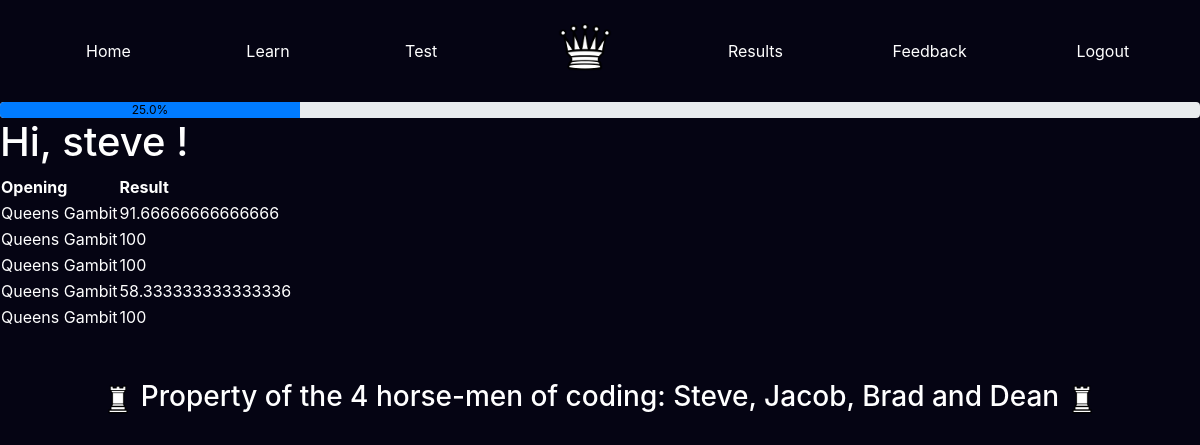
Screenshot of /results/Queens Gambit/ (signed in) with the database file from the repository.
### app/models.py (models this page shows, shortened)
class User(UserMixin, db.Model):
    id = db.Column(db.Integer, primary_key=True)
    username = db.Column(db.String(64), index=True, unique=True)
    email = db.Column(db.String(120), index=True, unique=True)
    password_hash = db.Column(db.String(128))
    posts = db.relationship('Post', backref='author', lazy='dynamic')
    results = db.relationship('Results', backref = 'student', lazy = 'dynamic')

class Results(db.Model):
    id = db.Column(db.Integer, primary_key=True)
    opening = db.Column(db.String(140))
    result =db.Column(db.Integer)
    incorrect = db.Column(db.ARRAY(db.String(140)))
    passed = db.Column(db.Boolean)
    timestamp = db.Column(db.DateTime, index=True, default=datetime.utcnow)
    user_id = db.Column(db.Integer, db.ForeignKey('user.id'))

### app/routes.py (the view)
@app.route('/results/<opening>/', methods=['GET', 'POST'])
@login_required
def results(opening):
    res = Results.query.filter_by(user_id = current_user.id, passed = True)
    openings = []
    for r in res:
        openings.append(r.opening)
    numerator = len(set(openings))
    denominator = Openings.query.all()
    denominator = len(denominator)
    complete = str((numerator/denominator)*100 ) + '%'
    u = User.query.get(current_user.id)
    res = Results.query.filter_by(user_id = current_user.id, opening = opening)
    return render_template('results.html', title='results', query = res, prog=complete)

### app/models.py (called while the page is built)
@login.user_loader
def load_user(id):
    return User.query.get(int(id))

### app/templates/results.html
{% extends "base.html" %}
{% block content %}
<h1>Hi, {{current_user.username}} ! </h1>
<table>
<tr>
    <th>Opening</th>
    <th>Result</th>
</tr>
{% for r in query %}
<tr>
    <td>
        {{r.opening}}
    </td>
    <td>
        {{r.result}}
    </td>
</tr>
{% endfor %}
</table>
{% include "footer.html" %}
{% endblock %}

### app/templates/base.html (shortened to what this page needs)
<!DOCTYPE html>
<html>
    <head>
        <link rel="stylesheet" href="https://maxcdn.bootstrapcdn.com/bootstrap/4.5.2/css/bootstrap.min.css">
  </head>
  <body>
    <nav class="navbar navbar-expand-sm justify-content-center" style="background-color: rgb(5, 4, 19); padding-left: 2.6%;">
      <ul class="navbar-nav nav-fill w-100">
        <li class="nav-item" style="padding-top: 2%; padding-right: 0.5%;">
          <a class="nav-link" href="{{ url_for('index') }}">Home</a>
        </li>
        <li class="nav-item" style="padding-top: 2%; padding-right: 0.5%;">
          <a class="nav-link" href="{{ url_for('newLearn') }}">Learn</a>
        </li>
        <li class="nav-item" style="padding-top: 2%; padding-right: 0.5%;">
          <a class="nav-link" href="{{ url_for('newTest') }}">Test</a>
        </li>
        <a class="navbar-brand mx-auto" href="#" style="padding-left: 5%; padding-right: 5%; padding-top: 0.75%;">
          <img src="static/img/chesspieces/wikipedia/wQ.png" alt="logo" style="width:60px;">
        </a>
        <li class="nav-item" style="padding-top: 2%;">
          <a class="nav-link" href="{{ url_for('selectresult') }}">Results</a>
        </li>
        <li class="nav-item" style="padding-top: 2%;">
          <a class="nav-link" href="{{ url_for('feedback2') }}">Feedback</a>
        </li>
        <li class="nav-item" style="padding-top: 2%;">
          <a class="nav-link" href="{{ url_for('logout') }}">Logout</a>
        </li>
      </ul>
    </nav>
    <div class = "progress" style="margin-top: 1%;">
      <div class = "progress-bar" role = "progressbar" style = "width: {{prog}}; color: black;";  aria-valuemin="0" aria-valuemax="100">{{prog}}</div>
    </div>
        {% block content %}{% endblock %}
    </body>
</html>

### app/templates/footer.html (shortened to what this page needs)
<!DOCTYPE html>
<html>
    <head>
        <link rel="stylesheet" href="https://maxcdn.bootstrapcdn.com/bootstrap/4.5.2/css/bootstrap.min.css">
  </head>
    <body>
      <div id='footer' class="text-align">
        <h3>
          <img src="static/img/chesspieces/wikipedia/wR.png" alt="footerking" style="height: 40px; width:30px;">
          Property of the 4 horse-men of coding: Steve, Jacob, Brad and Dean
          <img src="static/img/chesspieces/wikipedia/wR.png" alt="footerking" style="height: 40px; width:30px;">
        </h3>
      </div>
    </body>
</html>

### app/templates/base.html (style rules this page uses)
.nav-link { color: white; }

### app/templates/footer.html (style rules this page uses)
* { color: white; }
body { background-color: rgb(5, 4, 19); }
#footer { position:relative; bottom:0; width:100%; height:40px; padding-top: 2%; display: table; margin-top: 2%; margin-bottom: 1%; }
.text-align { display: table-cell; vertical-align: middle; text-align: center; }

### rows the page displays
User: username "steve"
Results: opening "Queens Gambit", result "91.66666666666666"
Results: opening "Queens Gambit", result "100"
Results: opening "Queens Gambit", result "100"
Results: opening "Queens Gambit", result "58.333333333333336"
Results: opening "Queens Gambit", result "100"

### other values shown
{{ prog }} "25.0%"
